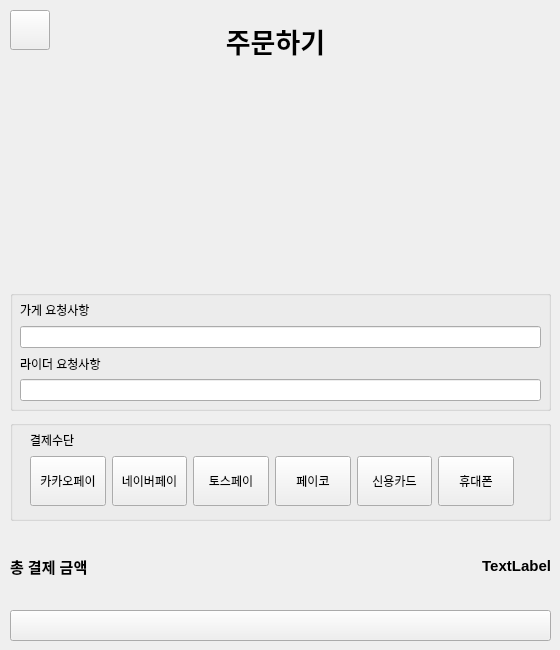
     <widget class="QWidget" name="page_11">
      <widget class="QPushButton" name="pushButton_31">
       <property name="geometry">
        <rect>
         <x>10</x>
         <y>10</y>
         <width>40</width>
         <height>40</height>
        </rect>
       </property>
       <property name="styleSheet">
        <string notr="true">border-image:url(&quot;/Users/iot/Desktop/pngwing.com.png&quot;);</string>
       </property>
       <property name="text">
        <string/>
       </property>
      </widget>
      <widget class="QLabel" name="label_21">
       <property name="geometry">
        <rect>
         <x>60</x>
         <y>20</y>
         <width>431</width>
         <height>41</height>
        </rect>
       </property>
       <property name="font">
        <font>
         <pointsize>20</pointsize>
         <bold>true</bold>
        </font>
       </property>
       <property name="text">
        <string>주문하기</string>
       </property>
       <property name="alignment">
        <set>Qt::AlignCenter</set>
       </property>
      </widget>
      <widget class="QWidget" name="verticalLayoutWidget_6">
       <property name="geometry">
        <rect>
         <x>10</x>
         <y>80</y>
         <width>541</width>
         <height>191</height>
        </rect>
       </property>
       <layout class="QVBoxLayout" name="verticalLayout_12"/>
      </widget>
      <widget class="QGroupBox" name="groupBox_2">
       <property name="geometry">
        <rect>
         <x>10</x>
         <y>290</y>
         <width>541</width>
         <height>121</height>
        </rect>
       </property>
       <property name="title">
        <string/>
       </property>
       <widget class="QWidget" name="layoutWidget">
        <property name="geometry">
         <rect>
          <x>10</x>
          <y>10</y>
          <width>521</width>
          <height>101</height>
         </rect>
        </property>
        <layout class="QVBoxLayout" name="verticalLayout_13">
         <item>
          <widget class="QLabel" name="label_22">
           <property name="text">
            <string>가게 요청사항</string>
           </property>
          </widget>
         </item>
         <item>
          <widget class="QLineEdit" name="lineEdit_3"/>
         </item>
         <item>
          <widget class="QLabel" name="label_23">
           <property name="text">
            <string>라이더 요청사항</string>
           </property>
          </widget>
         </item>
         <item>
          <widget class="QLineEdit" name="lineEdit_4"/>
         </item>
        </layout>
       </widget>
      </widget>
      <widget class="QGroupBox" name="groupBox_3">
       <property name="geometry">
        <rect>
         <x>10</x>
         <y>420</y>
         <width>541</width>
         <height>101</height>
        </rect>
       </property>
       <property name="title">
        <string/>
       </property>
       <widget class="QWidget" name="layoutWidget">
        <property name="geometry">
         <rect>
          <x>20</x>
          <y>10</y>
          <width>484</width>
          <height>76</height>
         </rect>
        </property>
        <layout class="QVBoxLayout" name="verticalLayout_14">
         <item>
          <widget class="QLabel" name="label_24">
           <property name="text">
            <string>결제수단</string>
           </property>
          </widget>
         </item>
         <item>
          <layout class="QHBoxLayout" name="horizontalLayout_5">
           <item>
            <widget class="QPushButton" name="pushButton_34">
             <property name="sizePolicy">
              <sizepolicy hsizetype="Minimum" vsizetype="Maximum">
               <horstretch>0</horstretch>
               <verstretch>0</verstretch>
              </sizepolicy>
             </property>
             <property name="minimumSize">
              <size>
               <width>10</width>
               <height>50</height>
              </size>
             </property>
             <property name="text">
              <string>카카오페이</string>
             </property>
             <property name="checkable">
              <bool>true</bool>
             </property>
             <property name="checked">
              <bool>false</bool>
             </property>
             <attribute name="buttonGroup">
              <string notr="true">buttonGroup_3</string>
             </attribute>
            </widget>
           </item>
           <item>
            <widget class="QPushButton" name="pushButton_32">
             <property name="sizePolicy">
              <sizepolicy hsizetype="Minimum" vsizetype="Maximum">
               <horstretch>0</horstretch>
               <verstretch>0</verstretch>
              </sizepolicy>
             </property>
             <property name="minimumSize">
              <size>
               <width>10</width>
               <height>50</height>
              </size>
             </property>
             <property name="text">
              <string>네이버페이</string>
             </property>
             <property name="checkable">
              <bool>true</bool>
             </property>
             <property name="checked">
              <bool>false</bool>
             </property>
             <attribute name="buttonGroup">
              <string notr="true">buttonGroup_3</string>
             </attribute>
            </widget>
           </item>
           <item>
            <widget class="QPushButton" name="pushButton_33">
             <property name="sizePolicy">
              <sizepolicy hsizetype="Minimum" vsizetype="Maximum">
               <horstretch>0</horstretch>
               <verstretch>0</verstretch>
              </sizepolicy>
             </property>
             <property name="minimumSize">
              <size>
               <width>10</width>
               <height>50</height>
              </size>
             </property>
             <property name="text">
              <string>토스페이</string>
             </property>
             <property name="checkable">
              <bool>true</bool>
             </property>
             <property name="checked">
              <bool>false</bool>
             </property>
             <attribute name="buttonGroup">
              <string notr="true">buttonGroup_3</string>
             </attribute>
            </widget>
           </item>
           <item>
            <widget class="QPushButton" name="pushButton_37">
             <property name="sizePolicy">
              <sizepolicy hsizetype="Minimum" vsizetype="Maximum">
               <horstretch>0</horstretch>
               <verstretch>0</verstretch>
              </sizepolicy>
             </property>
             <property name="minimumSize">
              <size>
               <width>10</width>
               <height>50</height>
              </size>
             </property>
             <property name="text">
              <string>페이코</string>
             </property>
             <property name="checkable">
              <bool>true</bool>
             </property>
             <property name="checked">
              <bool>false</bool>
             </property>
             <attribute name="buttonGroup">
              <string notr="true">buttonGroup_3</string>
             </attribute>
            </widget>
           </item>
           <item>
            <widget class="QPushButton" name="pushButton_35">
             <property name="sizePolicy">
              <sizepolicy hsizetype="Minimum" vsizetype="Maximum">
               <horstretch>0</horstretch>
               <verstretch>0</verstretch>
              </sizepolicy>
             </property>
             <property name="minimumSize">
              <size>
               <width>10</width>
               <height>50</height>
              </size>
             </property>
             <property name="text">
              <string>신용카드</string>
             </property>
             <property name="checkable">
              <bool>true</bool>
             </property>
             <property name="checked">
              <bool>false</bool>
             </property>
             <attribute name="buttonGroup">
              <string notr="true">buttonGroup_3</string>
             </attribute>
            </widget>
           </item>
           <item>
            <widget class="QPushButton" name="pushButton_36">
             <property name="sizePolicy">
              <sizepolicy hsizetype="Minimum" vsizetype="Maximum">
               <horstretch>0</horstretch>
               <verstretch>0</verstretch>
              </sizepolicy>
             </property>
             <property name="minimumSize">
              <size>
               <width>10</width>
               <height>50</height>
              </size>
             </property>
             <property name="text">
              <string>휴대폰</string>
             </property>
             <property name="checkable">
              <bool>true</bool>
             </property>
             <property name="checked">
              <bool>false</bool>
             </property>
             <attribute name="buttonGroup">
              <string notr="true">buttonGroup_3</string>
             </attribute>
            </widget>
           </item>
          </layout>
         </item>
        </layout>
       </widget>
      </widget>
      <widget class="QPushButton" name="pushButton_38">
       <property name="geometry">
        <rect>
         <x>10</x>
         <y>610</y>
         <width>541</width>
         <height>31</height>
        </rect>
       </property>
       <property name="text">
        <string/>
       </property>
      </widget>
      <widget class="QWidget" name="layoutWidget">
       <property name="geometry">
        <rect>
         <x>10</x>
         <y>530</y>
         <width>541</width>
         <height>72</height>
        </rect>
       </property>
       <layout class="QVBoxLayout" name="verticalLayout_15">
        <item>
         <layout class="QHBoxLayout" name="horizontalLayout_9">
          <item>
           <widget class="QLabel" name="label_29">
            <property name="font">
             <font>
              <pointsize>11</pointsize>
              <bold>true</bold>
             </font>
            </property>
            <property name="text">
             <string>총 결제 금액</string>
            </property>
           </widget>
          </item>
          <item>
           <widget class="QLabel" name="label_30">
            <property name="font">
             <font>
              <pointsize>11</pointsize>
              <bold>true</bold>
             </font>
            </property>
            <property name="text">
             <string>TextLabel</string>
            </property>
            <property name="alignment">
             <set>Qt::AlignRight|Qt::AlignTrailing|Qt::AlignVCenter</set>
            </property>
           </widget>
          </item>
         </layout>
        </item>
       </layout>
      </widget>
     </widget>
